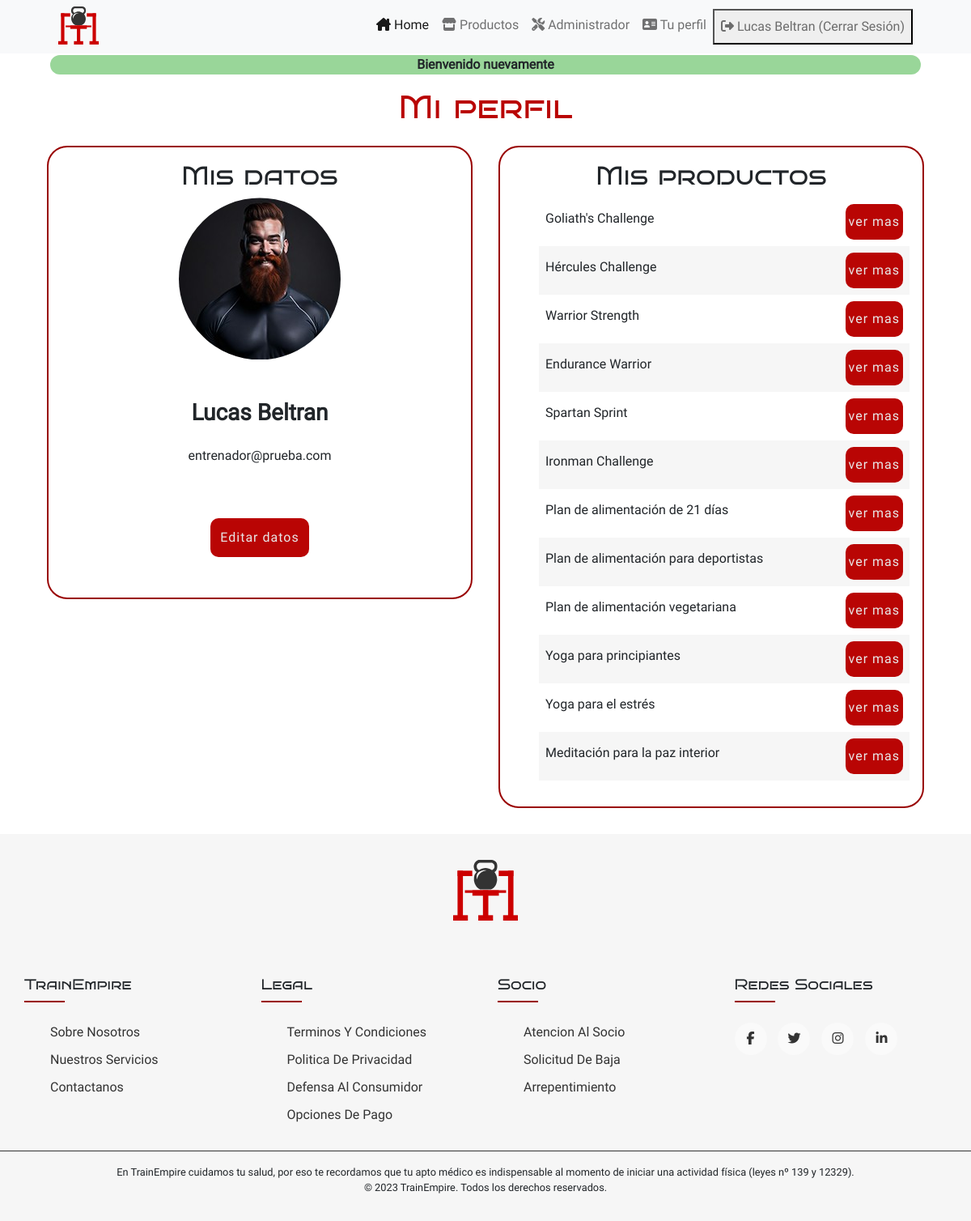
The page /sitio/index.php?s=perfil (signed in) on the database its author committed.
### tables this page shows
CREATE TABLE `usuarios` (
  `id_usuarios` int(10) UNSIGNED NOT NULL,
  `roles_fk` int(10) UNSIGNED NOT NULL,
  `email` varchar(255) NOT NULL,
  `password` varchar(255) NOT NULL,
  `username` varchar(45) DEFAULT NULL,
  `imagen` varchar(255) DEFAULT NULL
);

CREATE TABLE `productos` (
  `id_productos` int(10) UNSIGNED NOT NULL,
  `usuarios_fk` int(10) UNSIGNED NOT NULL,
  `titulo` varchar(100) NOT NULL,
  `descripcion` text NOT NULL,
  `sintesis` varchar(255) DEFAULT NULL,
  `imagen` varchar(255) DEFAULT NULL,
  `precio` int(11) NOT NULL,
  `categorias_fk` int(10) UNSIGNED NOT NULL
);

### sitio/bootstrap/autoload.php (called while the page is built, shortened)
<?php
spl_autoload_register(function($nombreDeLaClase){
    $nombreDeLaClase = str_replace('\\', '/', $nombreDeLaClase);
    $rutaDeLaClase = __DIR__ . '/../clases/'. $nombreDeLaClase.'.php';
    $rutaDeLaClaseModelos = __DIR__ . '/../clases/modelos/'. $nombreDeLaClase.'.php';
    $rutaDeLaClaseAutenticacion = __DIR__ . '/../clases/autenticacion/'. $nombreDeLaClase.'.php';
});

### sitio/clases/autenticacion/Autenticacion.php (called while the page is built, shortened)
<?php
  require_once __DIR__ . '/../../bootstrap/autoload.php';
class Autenticacion{
    public function estaAutenticado():bool{
        return isset($_SESSION['id_usuarios']);
    }
    public function getUsuario(): ?Usuario{
        return (new Usuario)->porId($_SESSION['id_usuarios']);
    }
}

### sitio/clases/modelos/Modelo.php (called while the page is built, shortened)
<?php
require_once __DIR__ . '/../../bootstrap/autoload.php';
class Modelo{
    protected string $tabla = "";
    protected string $clavePrimaria = "";
    public function todo():array{
        $bd = BD::getConexion();
        $query = "SELECT * FROM " . $this->tabla;
        $stmt = $bd->prepare($query);
        $stmt->execute();
        $stmt->setFetchMode(PDO::FETCH_CLASS,static::class);
        return $stmt->fetchAll();
    }
    public function porId(int $id): ?static {
        $bd = BD::getConexion();
        $query = "SELECT * FROM " . $this->tabla . "
        WHERE " . $this->clavePrimaria . " = ?";
        $stmt = $bd->prepare($query);
        $stmt->execute([$id]);
        $stmt->setFetchMode(PDO::FETCH_CLASS, static::class);
        $instancia = $stmt->fetch();
        return $instancia;
    }
}

### sitio/clases/modelos/Usuario.php (called while the page is built, shortened)
<?php
class Usuario extends Modelo{
    private int $id_usuarios;
    private int $roles_fk;
    private string $email;
    private ?string $username;
    private ?string $imagen;
    public function getIdUsuario(): int
    {
        return $this->id_usuarios;
    }
    public function getRolFk(): int
    {
        return $this->roles_fk;
    }
    public function getEmail(): string
    {
        return $this->email;
    }
    public function getUsername(): ?string
    {
        return $this->username;
    }
    public function getImagen(): ?string
    {
        return $this->imagen;
    }
}

### sitio/clases/modelos/Rutinas.php (called while the page is built, shortened)
<?php
class Rutinas extends Modelo{
    private int   $id_productos;
    private string $usuarios_fk;
    private string $titulo;
    public function getId(): int{
        return $this->id_productos;
    }
    public function getTitulo(): string{
        return $this->titulo;
    }
    public function getusuarios_fk(): string{
        return $this->usuarios_fk;
    }
}

### sitio/clases/modelos/Filtro.php (called while the page is built, shortened)
<?php
class Filtro {
    public function filtradoPorEntrenador(array $array, string $filtro): array {
        if ($filtro !== '') {
            $arrayFiltrado = [];
            foreach ($array as $objeto) {
                if ($objeto->getusuarios_fk() === $filtro) {
                    $arrayFiltrado[] = $objeto;
                }
            }
            return $arrayFiltrado;
        } else {
            return $array;
        }
    }
}

### sitio/secciones/perfil.php (the view)
<?php
$usuario = (new Autenticacion)->getUsuario();
$rutinas = (new Rutinas)->todo();
if ($autenticacion->getUsuario()->getRolFk() != 1) {
    $filtrado = (new Filtro)->filtradoPorEntrenador($rutinas,$autenticacion->getUsuario()->getIdUsuario());
    $rutinas = $filtrado;
}
?>
<section class="mi-perfil">
    <h1>Mi perfil</h1>
    <div>
        <section>
            <h2>Mis datos</h2>
            <div>
            <img src="assets/entrenadores/<?=$usuario->getImagen()?$usuario->getImagen():'defecto.png';?>" class="card-img-top" alt="Foto de perfil del usuario <?= $usuario->getUsername()?$usuario->getUsername():$usuario->getEmail();?>">
            </div>
            <div class="datos">
                <h3><b><?= $usuario->getUsername()??'No tienes nombre de usuario';?></b></h3>
                <span><?=$usuario->getEmail();?></span>
            </div>
            <a href="index.php?s=editar-usuario" class="btn-contacto">Editar datos</a>
        </section>
        <section>
            <h2>Mis productos</h2>
        <ul>
            <?php foreach ($rutinas as $rutina):?>
                <li>
                    <?= $rutina->getTitulo();?>
                    <a href="index.php?s=detalles&id=<?= $rutina->getId();?>" class="btn-contacto">ver mas</a>
                </li>
            <?php endforeach;?>
        </ul>
        </section>
    </div>
</section>

### sitio/index.php (shortened to what this page needs)
<?php
require_once __DIR__ . '/bootstrap/autoload.php';
  $vista = $_GET['s'] ?? 'home';
  $autenticacion = new Autenticacion();
?>
<!DOCTYPE html>
<html lang="es">
<head>
    <link rel="stylesheet" href="estilos.css">
    <link rel="stylesheet" href="css/bootstrap.min.css">
    <link rel="stylesheet" type="text/css" href="https://cdnjs.cloudflare.com/ajax/libs/font-awesome/5.15.1/css/all.min.css">
</head>
<body>
  <nav class="navbar navbar-expand-lg navbar-light bg-light">
    <div class="container-fluid">
      <span>TrainEmpire</span>
      <div class="collapse navbar-collapse" id="navbarNav">
        <ul class="navbar-nav ms-auto">
          <li class="nav-item">
            <a class="nav-link active" aria-current="page" href="index.php?s=home"><i class="fa-solid fa-house-chimney"></i> Home</a>
          </li>
          <li class="nav-item">
            <a class="nav-link" href="index.php?s=productos"><i class="fa-solid fa-store"></i> Productos</a>
          </li>
          <?php if($autenticacion->estaAutenticado()):?>
            <?php if($autenticacion->getUsuario()->getRolFk() === 3):?>
              <li class="nav-item">
                <a class="nav-link" href="index.php?s=carrito"><i class="fa-solid fa-cart-shopping"></i> Carrito</a>
              </li>
            <?php else:?>
              <li class="nav-item">
                <a class="nav-link" href="admin/index.php?s=dashboard"><i class="fa-solid fa-screwdriver-wrench"></i> Administrador</a>
              </li>
            <?php endif;?>
            <?php if($autenticacion->getUsuario()->getRolFk() === 2):?>
              <li class="nav-item">
                <a class="nav-link" href="index.php?s=perfil">               <i class="fa-solid fa-address-card"></i> Tu perfil</a>
              </li>
            <?php endif;?>
            <li class="nav-item">
              <form action="acciones/cerrar-sesion.php" method="post">
                <button type="submit" class="nav-link"><i class="fa-solid fa-right-from-bracket"></i> <?= $autenticacion->getUsuario()->getUsername()?$autenticacion->getUsuario()->getUsername():$autenticacion->getUsuario()->getEmail();?> (Cerrar Sesión)</button>
              </form>
            </li>
          <?php else:?>
            <li class="nav-item">
              <a class="nav-link" href="index.php?s=login"><i class="fa-solid fa-right-to-bracket"></i> Iniciar sesion</a>
            </li>
          <?php endif;?>
        </ul>
      </div>
    </div>
  </nav>
  <main class="container">
  <?php
        if(isset($_SESSION['mensajeExito'])):
        ?>
        <div class="msg-exito mb-3"><?= $_SESSION['mensajeExito']; ?></div>
        <?php
        endif;
        ?>
        <?php
        require_once __DIR__ . '/secciones/' . $vista . '.php';
        ?>
  </main>
  <footer class="footer">
    <h2 class="logo">TrainEmpire</h2>
     <div class="contenedor">
      <div class="footer-row">
        <div class="footer-col">
          <h3>TrainEmpire</h3>
          <ul>
            <li><a href="#">Sobre nosotros</a></li>
            <li><a href="#">Nuestros servicios</a></li>
            <li><a href="index.php?s=contacto">Contactanos</a></li>
          </ul>
        </div>
        <div class="footer-col">
          <h3>Legal</h3>
          <ul>
            <li><a href="index.php?s=contacto&c=tyc">Terminos y condiciones</a></li>
            <li><a href="#">Politica de privacidad</a></li>
            <li><a href="index.php?s=contacto&c=dac">Defensa al consumidor</a></li>
            <li><a href="#">Opciones de pago</a></li>
          </ul>
        </div>
        <div class="footer-col">
          <h3>Socio</h3>
          <ul>
            <li><a href="#">Atencion al socio</a></li>
            <li><a href="#">Solicitud de baja</a></li>
            <li><a href="#">Arrepentimiento</a></li>
          </ul>
        </div>
        <div class="footer-col">
          <h3>Redes sociales</h3>
          <div class="social-links">
            <a href="https://www.facebook.com" target="_blank"><i class="fab fa-facebook-f"></i></a>
            <a  href="https://www.twitter.com" target="_blank"><i class="fab fa-twitter"></i></a>
            <a  href="https://www.instagram.com" target="_blank"><i class="fab fa-instagram"></i></a>
            <a  href="https://www.linkedin.com" target="_blank"><i class="fab fa-linkedin-in"></i></a>
          </div>
        </div>
      </div>
     </div>
     <div>
      <p>
        En TrainEmpire cuidamos tu salud, por eso te recordamos que tu apto médico es indispensable al momento de iniciar una actividad física (leyes nº 139 y 12329).
      </p>
      <p>
      &copy; 2023 TrainEmpire. Todos los derechos reservados.
      </p>
    </div>
  </footer>
</body>
</html>

### sitio/estilos.css (style rules this page uses)
:root { --color-primario: #e8e8e8; --color-primario2: #f6f6f6; --color-secundario: #990100; --color-secundario2:#b90504; --color-terciario: #333333; --tamano-fuente-grande: 4rem; --tamano-fuente-media: 1.5rem; --tamano-fuente-chica: 1rem; }
* { margin: 0; padding: 0; font-family: 'Roboto-Regular',Arial, Helvetica, sans-serif; scroll-behavior: smooth; -webkit-box-sizing: border-box; box-sizing: border-box; }
body { background-color: var(--color-primario); color: var(--color-terciario); }
body { overflow: hidden; }
body { overflow: auto; }
main { min-height: 43vh; }
nav>.container-fluid>span { margin-left: 5vw; display: block; height: 50px; width: 50px; background-image: url('assets/tp1_logo.svg'); background-repeat: no-repeat; text-indent: -9999em; }
nav ul { margin-right: 5vw ; }
.btn-contacto { border: 2px solid rgba(255,255,255,0.0); display: inline; color: var(--color-primario); padding: 10px; background-color: var(--color-secundario2); -webkit-border-radius: 10px; border-radius: 10px; margin-bottom: 4vh; text-decoration: none; letter-spacing: 1px; transition: all .5s; }
h1 { text-align: center; color: var(--color-secundario2); font-weight: bolder; font-family: 'Bruno Ace SC',Arial, Helvetica, sans-serif; }
h2 { font-size: var(--tamano-fuente-media); text-align: center; font-family: 'Bruno Ace SC',Arial, Helvetica, sans-serif }
h3 { font-family: 'Bruno Ace SC',Arial, Helvetica, sans-serif }
.mi-perfil>div { display: flex; min-height: 70vh; justify-content: center; align-items: flex-start; }
.mi-perfil>div>section { border: 2px solid var(--color-secundario); border-radius: 25px; padding: 1em; margin: 1em; width: 50%; min-width: 340px; min-height: 70vh; }
.mi-perfil>div>section:first-of-type { display: flex; justify-content: flex-start; flex-direction: column; align-items: center; text-align: center; }
.mi-perfil>div>section:first-of-type .datos { display: flex; flex-direction: column; justify-content: center; padding: 10% 0; }
.datos span { padding: 1em; }
.mi-perfil img { width: 200px; clip-path: circle(50%); }
.mi-perfil li { display: flex; justify-content: space-between; padding: .5em; line-height: 36px; }
.mi-perfil>div>section:last-of-type .btn-contacto { padding: 2px; margin-bottom: 0; }
.mi-perfil li:nth-child(even) { background-color: var(--color-primario2); }
.contenedor { max-width: 1170px; margin:auto; }
.footer-row { display: flex; flex-wrap: wrap; }
ul { list-style: none; }
.footer { background-color: var(--color-primario2); padding: 2em 0; margin-top: 1em; }
.footer-col { width: 25%; padding: 0 15px; }
.footer-col h3 { font-size: 18px; text-transform: capitalize; margin-bottom: 35px; font-weight: 500; position: relative; }
.footer-col h3::before { content: ''; position: absolute; left:0; bottom: -10px; background-color: var(--color-secundario); height: 2px; box-sizing: border-box; width: 50px; }
.footer-col ul li:not(:last-child) { margin-bottom: 10px; }
.footer-col ul li a { font-size: 16px; text-transform: capitalize; text-decoration: none; font-weight: 300; color: var(--color-terciario); display: block; transition: all 0.3s ease; }
.footer-col .social-links a { display: inline-block; height: 40px; width: 40px; background-color: rgba(255,255,255,0.4); margin:0 10px 10px 0; text-align: center; line-height: 40px; border-radius: 50%; color: var(--color-terciario); transition: all 0.5s ease; }
.logo { display: block; height: 80px; width: 80px; background-image: url('assets/tp1_logo.svg'); background-repeat: no-repeat; text-indent: -9999em; margin: 0 auto 2em; }
footer>div:last-of-type { border-top: 1px solid var(--color-terciario); padding-top: 2vh; margin-top: 2vh; }
footer>div:last-of-type p { margin: auto; text-align: center; font-size: .8em; }
.msg-error,.msg-exito { font-weight: bolder; text-align: center; border-radius: 25px; margin: 2px 20px; }
.msg-exito { background: #00990166; }

### rows shown on the page
usuarios: username "Lucas Beltran", imagen (picture), email "entrenador@prueba.com"
productos: titulo "Goliath's Challenge"
productos: titulo "Hércules Challenge"
productos: titulo "Warrior Strength"
productos: titulo "Endurance Warrior"
productos: titulo "Spartan Sprint"
productos: titulo "Ironman Challenge"
productos: titulo "Plan de alimentación de 21 días"
productos: titulo "Plan de alimentación para deportistas"
productos: titulo "Plan de alimentación vegetariana"
productos: titulo "Yoga para principiantes"
productos: titulo "Yoga para el estrés"
productos: titulo "Meditación para la paz interior"

### other values the page prints
$_SESSION['mensajeExito'] "Bienvenido nuevamente"
